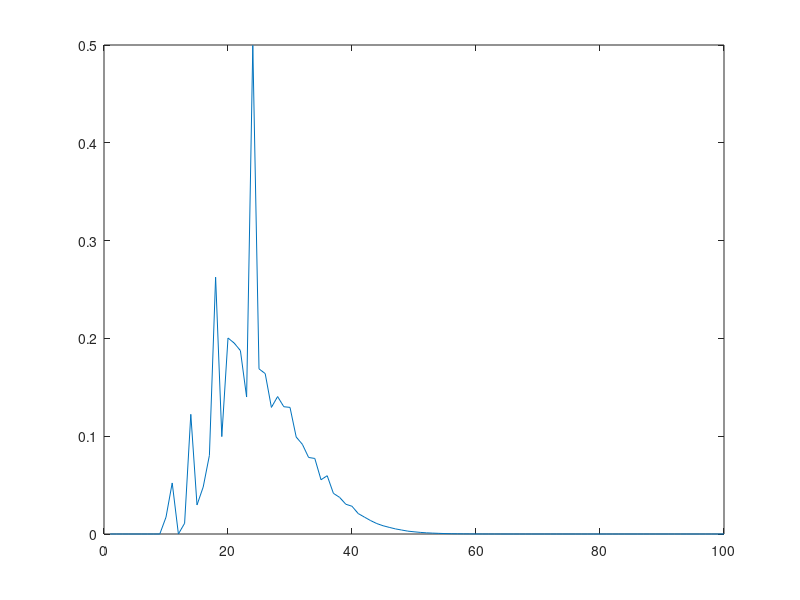

Write the MATLAB code that produced this figure. (Note: this script raises an error after producing the figure.)
trials=1e5;
steps=20;

% for alpha=1:7

alpha=2;
polar=zeros(trials,1);
azm=zeros(trials,1);
%% First step
liklihd=ones(trials,1);
for i=1:steps
if i==1
    distance=ones(trials,1);
    polar = acos(2*rand(trials,1)-1);
    ZZZ=1;
else
zzz=2*rand(trials,1).^(1/alpha)-1;
polar=acos(zzz);
distance=sqrt(distance.^2+1-2*distance.*cos(pi-polar));
z=cos(polar);
ZZZ=(((z+1)/2).^(1-alpha))/alpha;
end
liklihd=liklihd.*ZZZ;
end
D=distance;
% hist(D)

%% Binning
bins=100;
delt=steps/bins;
range_end=0;
prob=zeros(bins,1);
meansave=zeros(bins,1);
sigsave=zeros(bins,1);
COV=[];
for i=1:bins
   range_start=range_end;
   range_end=range_start+delt;
   interim=1*(D>=range_start & D<=range_end); 
   p=interim.*liklihd;
   prob(i)=sum(p);
   m=mean(p);                  % find the sample mean
   s=sqrt(var(p));             % and the standard deviation
   meansave(i)=m;              % save them
   sigsave(i)=s; 
end

%% Plotting
prob=prob./(trials*delt);
plot(prob);

% hold on
% end

%% large equation
clear X Y Z

% rmax=20;
N=20;
rmax=maxx;
r=1;
i=1;
p_check=[];
% for r=0:0.2:rmax
for r=xbins
ro=r/rmax;
L= @(x) 1/tanh(x)-1/x-ro;
x0=0.5;
linv = fzero(L,x0);
p_check(i)=ro*linv/(rmax*sqrt((pi/(2*N^3))*(1-ro^2-2*ro/(linv)))) * exp(-N*ro*linv) * (sinh(linv)/linv)^N;
i=i+1;
end

semilogy(xbins,p_check')
hold on
semilogy(xbins,prob)

%% Coefficient of variation
% COV=sigsave./meansave
% figure,plot(COV)
